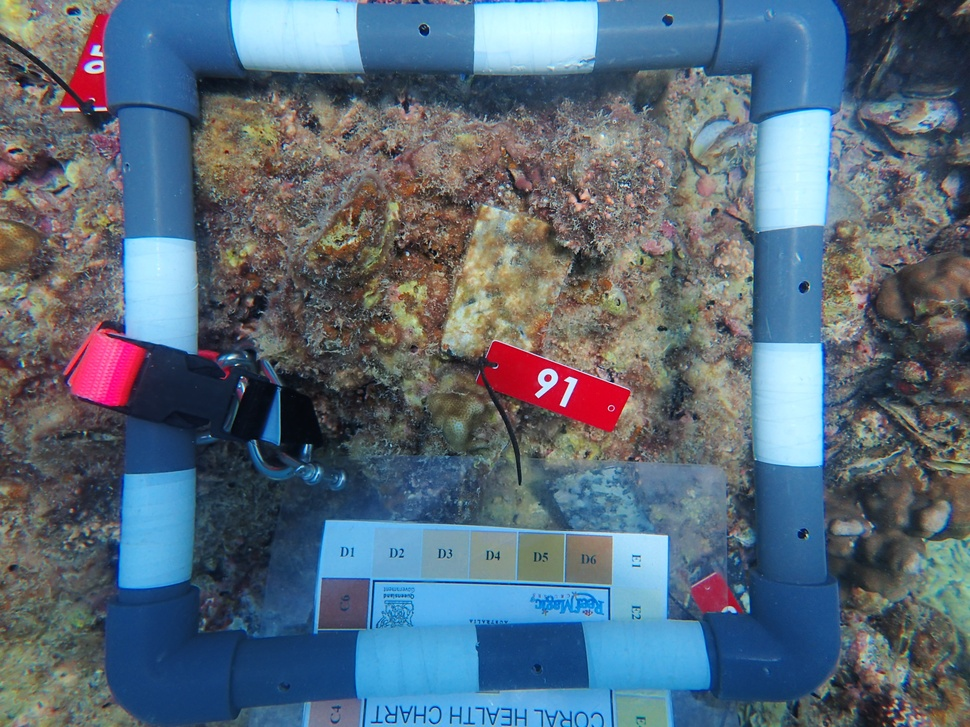
#> input picture Test_Images/CM01-CT004 FR R091.JPG, 970 x 727 px, shrunk from 4000 x 3000 before the run
$ python -i Image_Enhancement_Module.py   (imports and definitions only)
#> lines starting #> are read from the running program, lines starting #| are printed output that depends on the picture
#> further down, picture is the input picture: shape (727, 970, 3); mean B, G, R 122.2, 106.5, 89.4
import cv2
import numpy as np

class ImageEnhance:
    def __init__(self, algorithm_name="CLAHE", **kwargs):
        self.algorithm_name = algorithm_name.upper()

        if self.algorithm_name == "CLAHE":
            self.clip_limit = kwargs.get("clip_limit", 2.0)
            self.tile_grid_size = kwargs.get("tile_grid_size", (8, 8))

        elif self.algorithm_name == "GC":
            self.gamma = kwargs.get("gamma", 2.0)

        elif self.algorithm_name == "RS":
            self.alpha = kwargs.get("alpha", 0.5)
            self.blend_weight = kwargs.get("blend_weight", 0.5)


    def apply(self, image):
        """
        Applies the selected enhancement algorithm to the input image.

        Args:
            image (np.ndarray): Input image in BGR format

        Returns:
            np.ndarray: Enhanced image in BGR format
        """
        if not isinstance(image, np.ndarray):
            raise TypeError("Input image must be a NumPy ndarray (e.g., from cv2.imread).")

        if self.algorithm_name == "CLAHE":
            return self._apply_clahe(image)
        elif self.algorithm_name == "GC":
            return self._apply_gamma_correction(image)
        elif self.algorithm_name == "RS":
            return self._apply_rayleigh_split_stretch(image)
        else:
            raise ValueError(f"Unsupported algorithm name: {self.algorithm_name}")

    def _apply_clahe(self, image):
        lab = cv2.cvtColor(image, cv2.COLOR_BGR2LAB)
#> lab: shape (727, 970, 3); mean of channels 0, 1, 2 113.1, 128.2, 118.5
        l, a, b = cv2.split(lab)
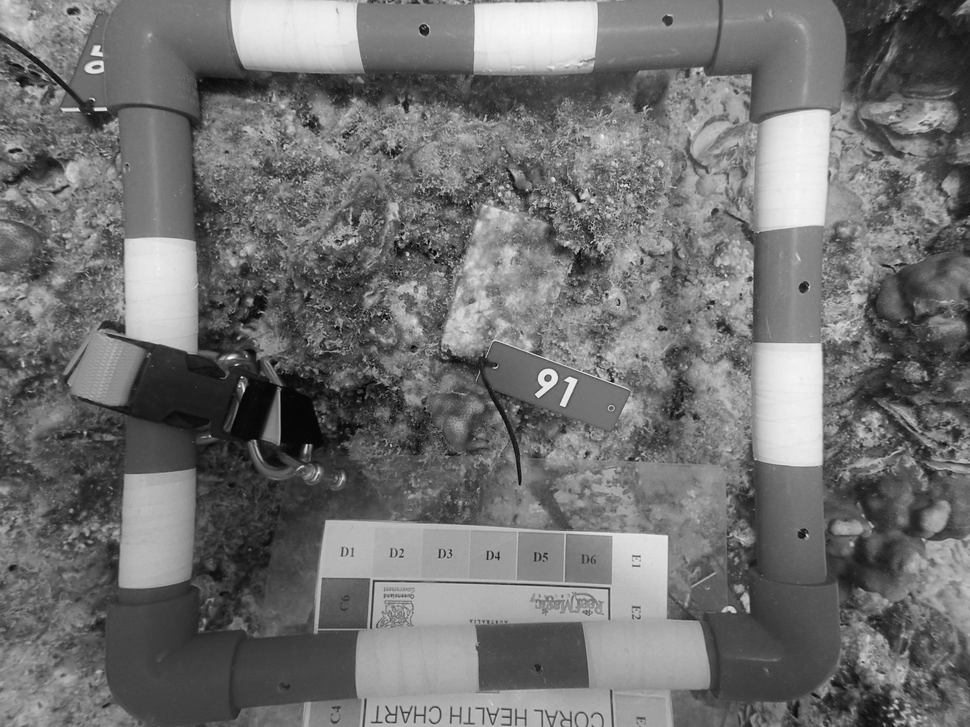
#> l: shape (727, 970); min 1, max 250, mean 113.1
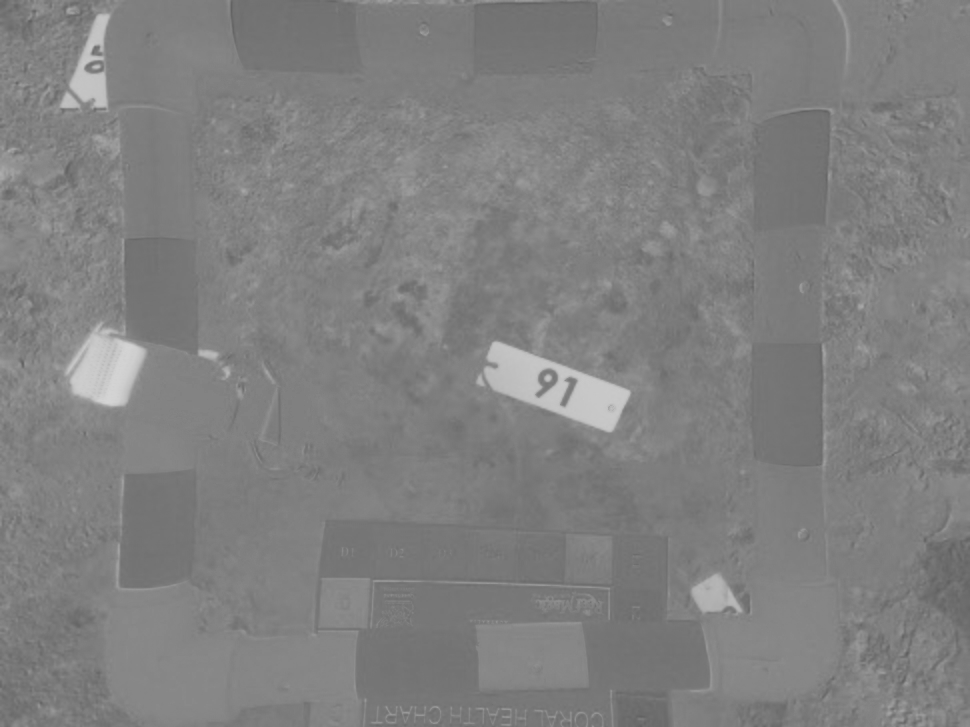
#> a: shape (727, 970); min 95, max 212, mean 128.2
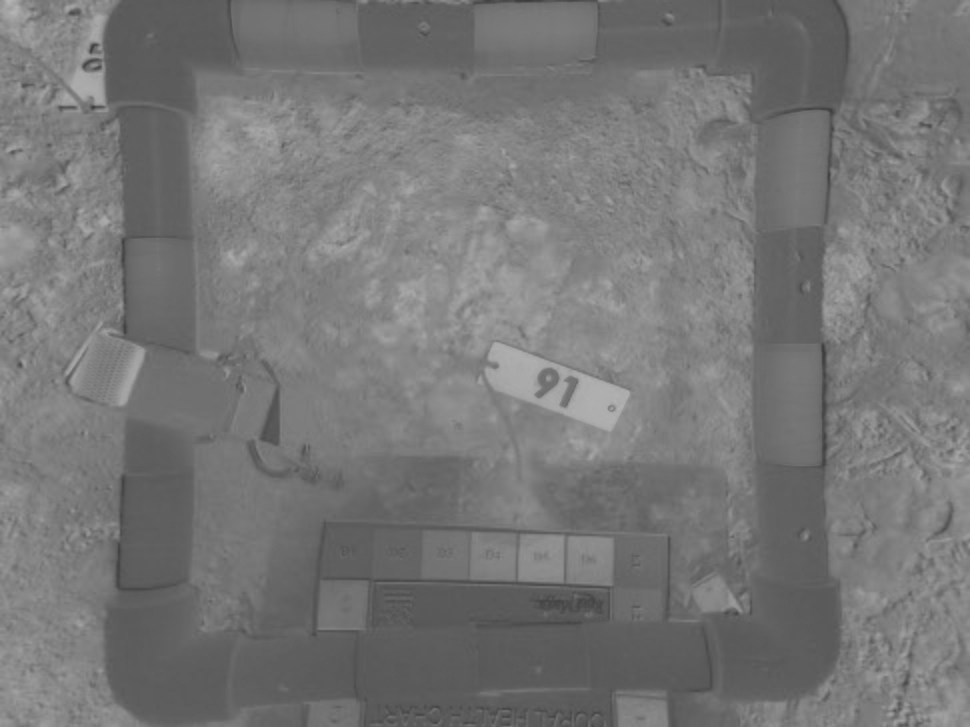
#> b: shape (727, 970); min 60, max 182, mean 118.5
        clahe = cv2.createCLAHE(clipLimit=self.clip_limit, tileGridSize=self.tile_grid_size)
        cl = clahe.apply(l)
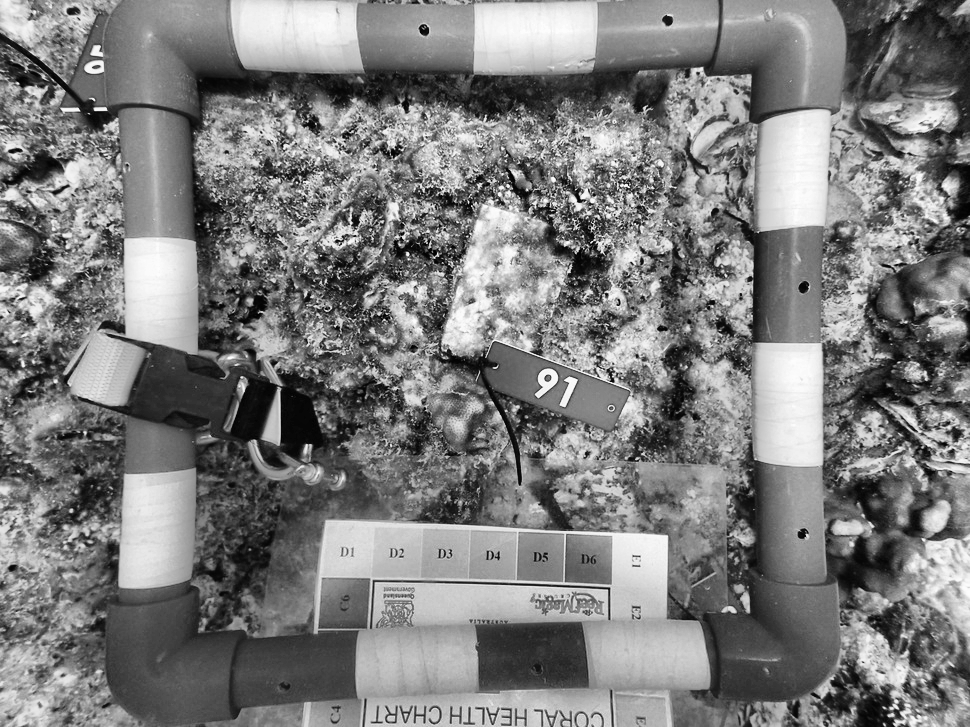
#> cl: shape (727, 970); min 0, max 254, mean 124.8
        merged = cv2.merge((cl, a, b))
#> merged: shape (727, 970, 3); mean of channels 0, 1, 2 124.8, 128.2, 118.5
        return cv2.cvtColor(merged, cv2.COLOR_LAB2BGR)
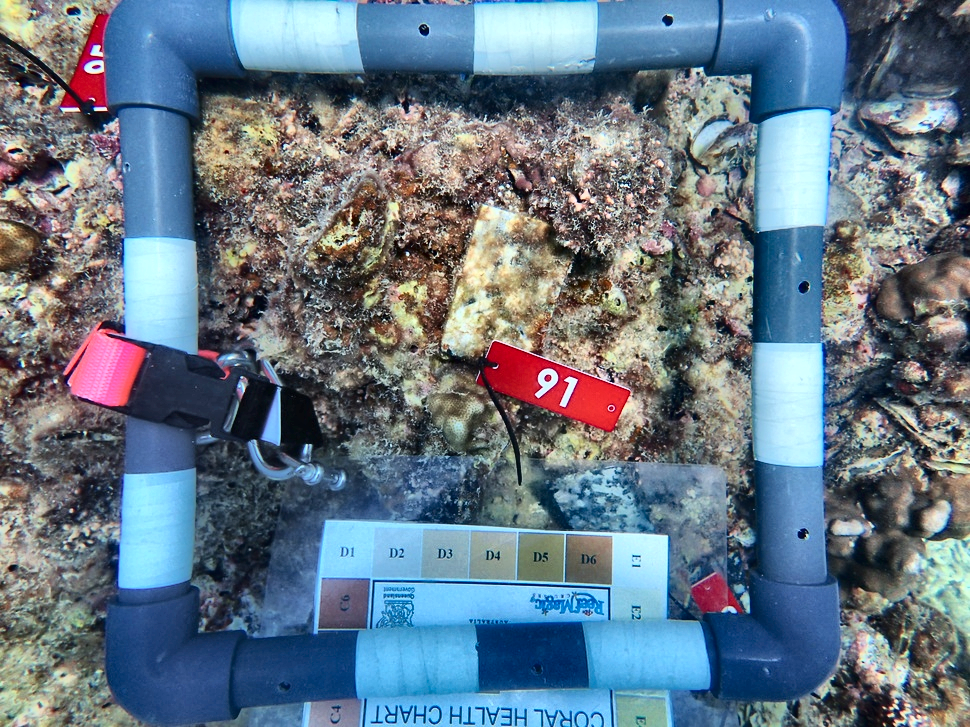
#> returned value: shape (727, 970, 3); mean B, G, R 134.1, 119.3, 102.3

    # [48 lines left out: functions _apply_gamma_correction, _apply_rayleigh_split_stretch, not called in this run]

>>> import cv2
>>> picture = cv2.imread('Test_Images/CM01-CT004 FR R091.JPG')
>>> result = ImageEnhance().apply(picture)

$ run again, on Test_Images/CM02-CT004 RCO B-30.JPG
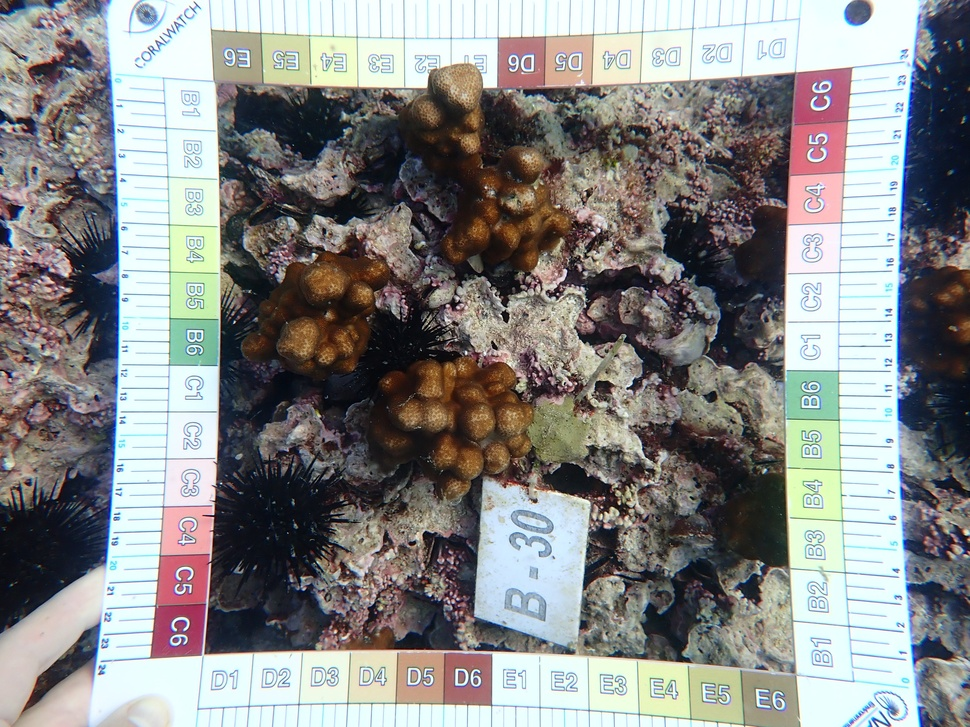
#> input picture Test_Images/CM02-CT004 RCO B-30.JPG, 970 x 727 px, shrunk from 4000 x 3000 before the run
#> picture is the input picture: shape (727, 970, 3); mean B, G, R 134.8, 135.5, 135.3
#> lab: shape (727, 970, 3); mean of channels 0, 1, 2 139.5, 128.9, 128.5
#> in _apply_clahe, `l, a, b = cv2.split(lab)`:
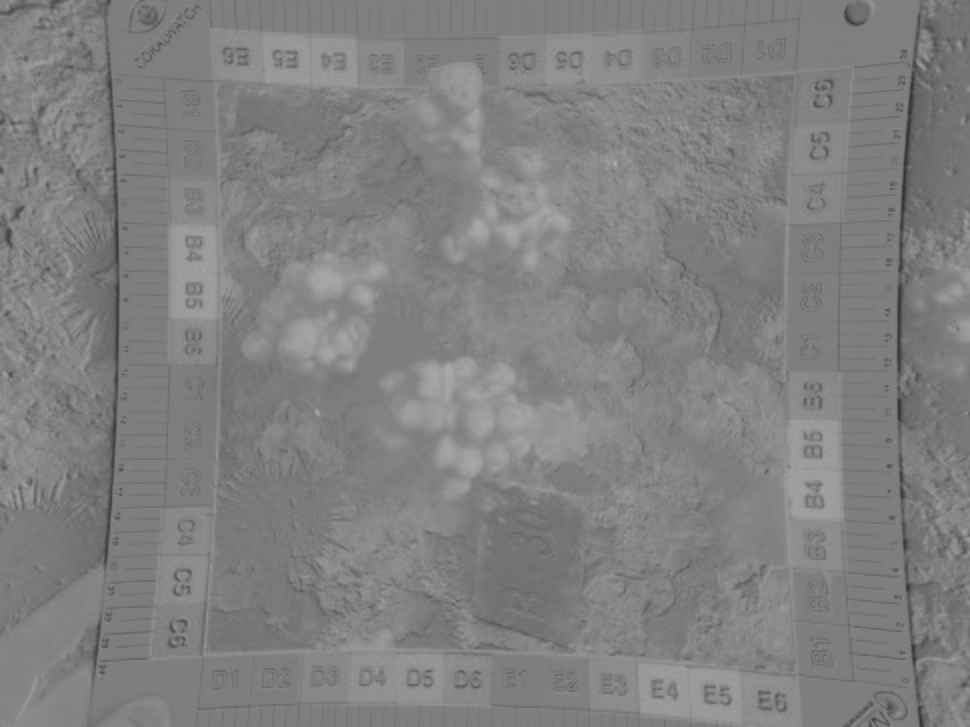
#> b: shape (727, 970); min 50, max 170, mean 128.5
#> merged: shape (727, 970, 3); mean of channels 0, 1, 2 145.9, 128.9, 128.5
#> in _apply_clahe, `return cv2.cvtColor(merged, cv2.COLOR_LAB2BGR)`:
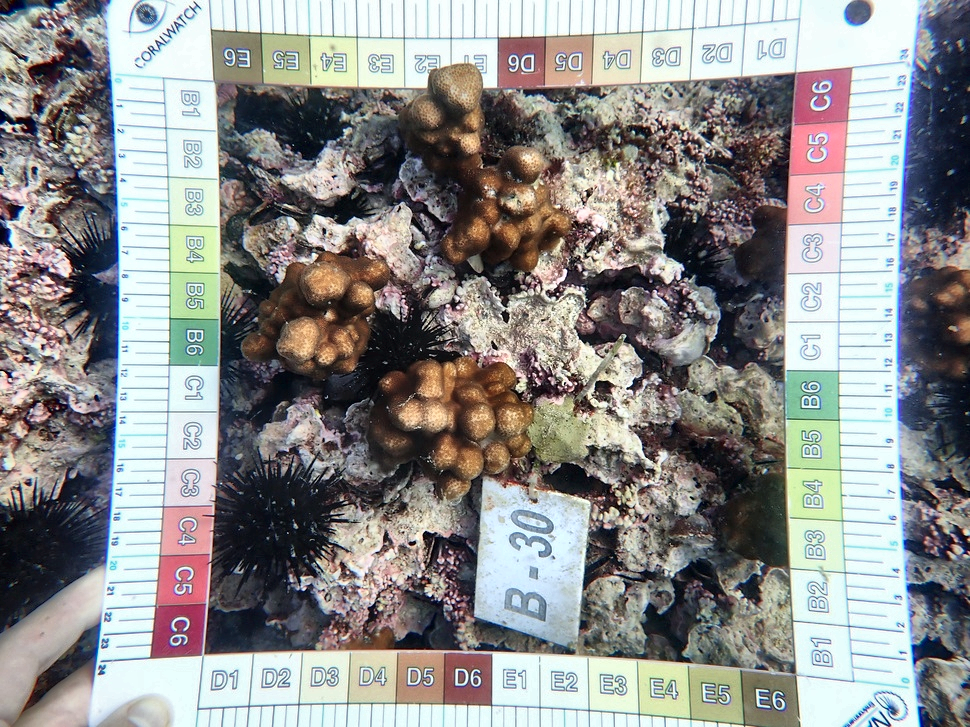
#> returned value: shape (727, 970, 3); mean B, G, R 140.8, 141.6, 141.7
